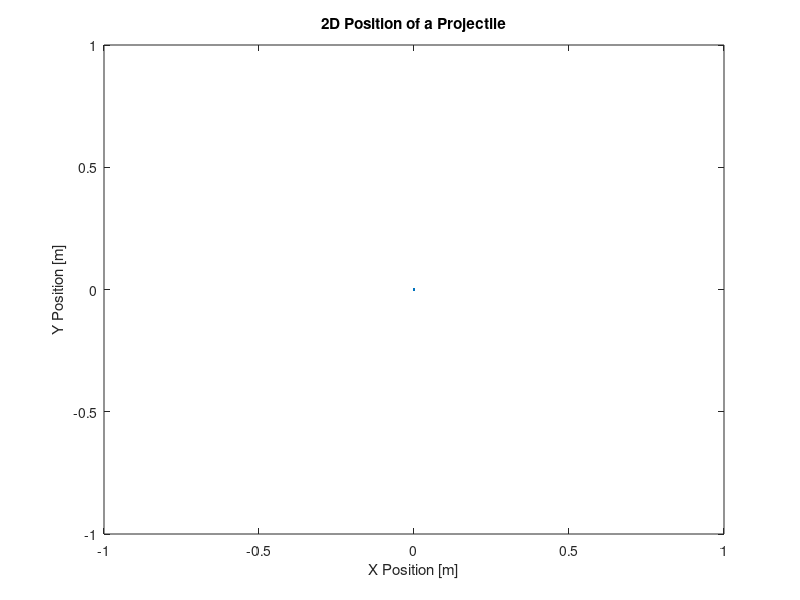

This figure's MATLAB source: (Note: this script raises an error after producing the figure.)
%% ASEN 4057 - HW 1 Q1 - Main
%
% Author: Tyler Candler
% Collaborators: N/A
% Date: 1/12/2022

%% Housekeeping 

clear all; 
close all; 
clc;

%% Constants

g = -9.81; % m/s

t = linspace (0,100, 1000); % time vector (arbitrary length)

V = input("What is the launch speed, in m/s? ");
theta = input("What is the launch angle, in degrees? ");
% V = 100;
% theta = 45;

%Calculate x position
x_vec = V * cosd(theta).*t;
%Calculate y position
y_vec = (0.5 * g * t.^2) + (V * sind(theta) * t);
%Find point at which y position becomes negative
y_neg = find(y_vec<0);


%Plot results
figure(1)

plot(x_vec(1: y_neg(1)-1),y_vec(1: y_neg(1)-1))
title("2D Position of a Projectile")
xlabel("X Position [m]")
ylabel("Y Position [m]")
yline(0)







